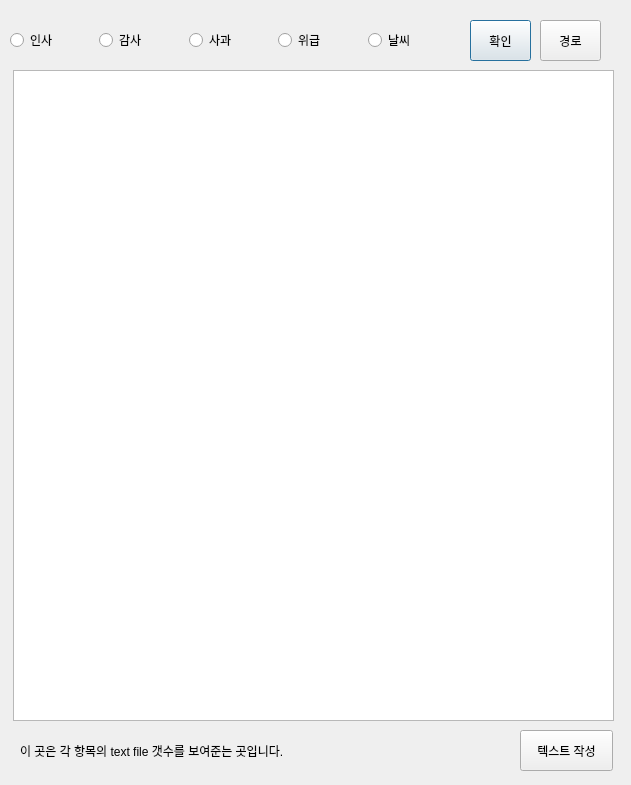
<?xml version="1.0" encoding="UTF-8"?>
<ui version="4.0">
 <class>Dialog</class>
 <widget class="QDialog" name="Dialog">
  <property name="geometry">
   <rect>
    <x>0</x>
    <y>0</y>
    <width>631</width>
    <height>785</height>
   </rect>
  </property>
  <property name="windowTitle">
   <string>Dialog</string>
  </property>
  <widget class="QPushButton" name="chkBtn">
   <property name="geometry">
    <rect>
     <x>470</x>
     <y>20</y>
     <width>61</width>
     <height>41</height>
    </rect>
   </property>
   <property name="text">
    <string>확인</string>
   </property>
  </widget>
  <widget class="QWidget" name="horizontalLayoutWidget">
   <property name="geometry">
    <rect>
     <x>10</x>
     <y>10</y>
     <width>441</width>
     <height>61</height>
    </rect>
   </property>
   <layout class="QHBoxLayout" name="horizontalLayout">
    <item>
     <widget class="QRadioButton" name="greetingRadio">
      <property name="text">
       <string>인사</string>
      </property>
     </widget>
    </item>
    <item>
     <widget class="QRadioButton" name="thanksRadio">
      <property name="text">
       <string>감사</string>
      </property>
     </widget>
    </item>
    <item>
     <widget class="QRadioButton" name="apologizeRadio">
      <property name="text">
       <string>사과</string>
      </property>
     </widget>
    </item>
    <item>
     <widget class="QRadioButton" name="emergencyRadio">
      <property name="text">
       <string>위급</string>
      </property>
     </widget>
    </item>
    <item>
     <widget class="QRadioButton" name="weatherRadio">
      <property name="text">
       <string>날씨</string>
      </property>
     </widget>
    </item>
   </layout>
  </widget>
  <widget class="QTableWidget" name="messageShow">
   <property name="geometry">
    <rect>
     <x>13</x>
     <y>70</y>
     <width>601</width>
     <height>651</height>
    </rect>
   </property>
  </widget>
  <widget class="QPushButton" name="setPathBtn">
   <property name="geometry">
    <rect>
     <x>540</x>
     <y>20</y>
     <width>61</width>
     <height>41</height>
    </rect>
   </property>
   <property name="text">
    <string>경로</string>
   </property>
  </widget>
  <widget class="QPushButton" name="makeTextBtn">
   <property name="geometry">
    <rect>
     <x>520</x>
     <y>730</y>
     <width>93</width>
     <height>41</height>
    </rect>
   </property>
   <property name="text">
    <string>텍스트 작성</string>
   </property>
  </widget>
  <widget class="QLabel" name="showStateLabel">
   <property name="geometry">
    <rect>
     <x>20</x>
     <y>740</y>
     <width>491</width>
     <height>21</height>
    </rect>
   </property>
   <property name="text">
    <string>이 곳은 각 항목의 text file 갯수를 보여준는 곳입니다. </string>
   </property>
  </widget>
 </widget>
 <resources/>
 <connections/>
</ui>
